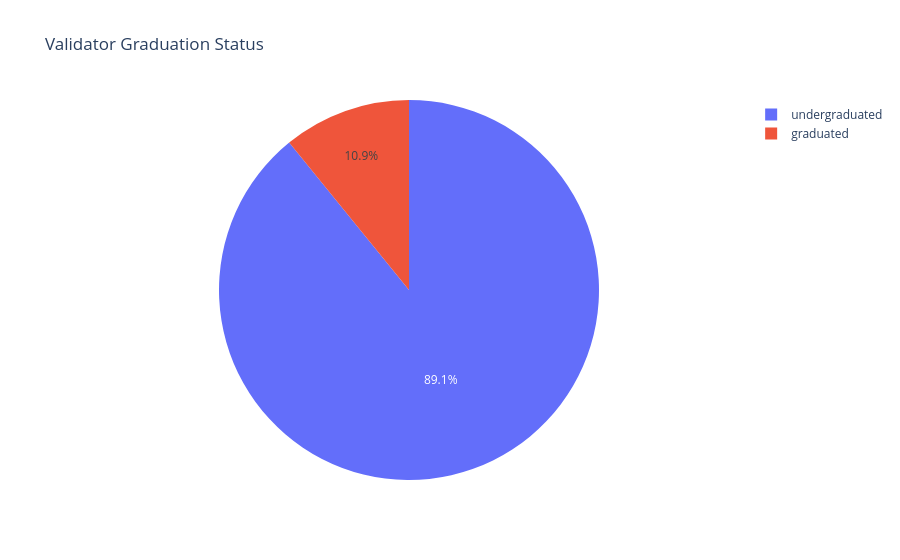

The notebook cell saved with this chart:
### Code cell
query = """
SELECT count(*) as "Total Validators", CASE WHEN graduation_status IS false THEN "undergraduated" else "graduated" 
end as "Status"
from 'vdp'
group by 2
"""
df = pd.read_sql(query,engine)
names = df["Status"]
values = df["Total Validators"]
fig = px.pie(df, names=names, values=values, title="Validator Graduation Status")
fig.show()

### Figure 1 — Plotly figure (JSON) as saved in the notebook; plotly's stock layout.template omitted (floating-point values rounded to 4 significant figures)
{"data": [{"domain": {"x": [0, 1], "y": [0, 1]}, "hovertemplate": "Status=%{label}<br>Total Validators=%{value}<extra></extra>", "labels": ["graduated", "undergraduated"], "legendgroup": "", "name": "", "showlegend": true, "type": "pie", "values": [24, 197]}], "layout": {"legend": {"tracegroupgap": 0}, "title": {"text": "Validator Graduation Status"}}}
